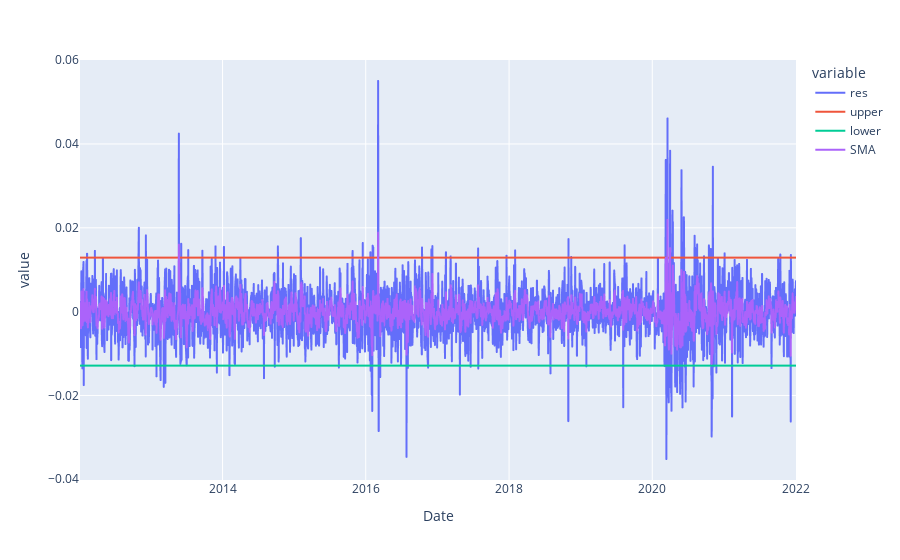

Notebook source saved alongside this figure:
### Code cell
reg = LinearRegression().fit(eqr_returns.values.reshape(-1, 1), udr_returns.values.reshape(-1, 1))
res = reg.predict(eqr_returns.values.reshape(-1, 1))-udr_returns.values.reshape(-1, 1)
res_ts = pd.DataFrame(data=res, index=eqr_returns.index)
res_ts.columns = ["res"]
res_ts["upper"] = res_ts["res"].mean()+2*res_ts["res"].std()
res_ts["lower"] = res_ts["res"].mean()-2*res_ts["res"].std()
res_ts["SMA"] = res_ts["res"].ewm(span=5).mean()
px.line(res_ts)

### Figure 1 — Plotly figure (JSON) as saved in the notebook; plotly's stock layout.template omitted (floating-point values rounded to 4 significant figures; data arrays with more than 128 entries replaced by an {"elided": "..."} marker saying what was removed)
{"data": [{"hovertemplate": "variable=res<br>Date=%{x}<br>value=%{y}<extra></extra>", "legendgroup": "res", "line": {"color": "#636efa", "dash": "solid"}, "marker": {"symbol": "circle"}, "mode": "lines", "name": "res", "showlegend": true, "type": "scattergl", "x": {"elided": "2516 str values"}, "xaxis": "x", "y": {"elided": "2516 float values"}, "yaxis": "y"}, {"hovertemplate": "variable=upper<br>Date=%{x}<br>value=%{y}<extra></extra>", "legendgroup": "upper", "line": {"color": "#EF553B", "dash": "solid"}, "marker": {"symbol": "circle"}, "mode": "lines", "name": "upper", "showlegend": true, "type": "scattergl", "x": {"elided": "2516 str values"}, "xaxis": "x", "y": {"elided": "2516 float values"}, "yaxis": "y"}, {"hovertemplate": "variable=lower<br>Date=%{x}<br>value=%{y}<extra></extra>", "legendgroup": "lower", "line": {"color": "#00cc96", "dash": "solid"}, "marker": {"symbol": "circle"}, "mode": "lines", "name": "lower", "showlegend": true, "type": "scattergl", "x": {"elided": "2516 str values"}, "xaxis": "x", "y": {"elided": "2516 float values"}, "yaxis": "y"}, {"hovertemplate": "variable=SMA<br>Date=%{x}<br>value=%{y}<extra></extra>", "legendgroup": "SMA", "line": {"color": "#ab63fa", "dash": "solid"}, "marker": {"symbol": "circle"}, "mode": "lines", "name": "SMA", "showlegend": true, "type": "scattergl", "x": {"elided": "2516 str values"}, "xaxis": "x", "y": {"elided": "2516 float values"}, "yaxis": "y"}], "layout": {"autosize": true, "legend": {"title": {"text": "variable"}, "tracegroupgap": 0}, "margin": {"t": 60}, "xaxis": {"anchor": "y", "autorange": true, "domain": [0, 1], "range": ["2012-01-05", "2022-01-03"], "title": {"text": "Date"}, "type": "date"}, "yaxis": {"anchor": "x", "autorange": true, "domain": [0, 1], "range": [-0.04017, 0.06003], "title": {"text": "value"}, "type": "linear"}}}
